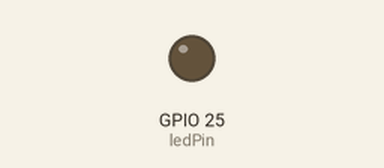
This sketch was run on a simulated ESP32. On the bench: output pins drawn as LEDs (lit = HIGH). At 1.2 s the program puts the board to deep sleep or switches it off; the recording ends there.

Above: at 0.0 s.
At 0.67 s:
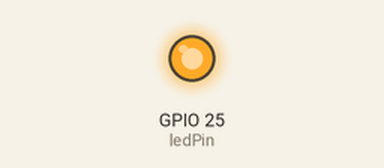
Timing chart, 0 to 1.2 s (numbered marks = the images above):
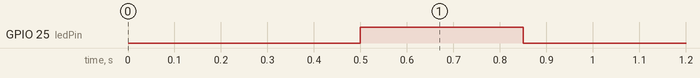

The sketch:

esp32_sleep_Timer1.ino
```cpp
/**********************************************************************************
 * TITULO: Deep Sleep demo 1
 * AUTOR: Jhimmy Astoraque Durán
 * DESCRIPCION: Este sencillo sketch demuestra como iniciar el modo de sueño profundo en un Esp32, despertarlo
 *              con el Timer y además llevar control del número de veces que el dispositivo se ha despertado.
 * CANAL YOUTUBE: https://www.youtube.com/c/jadsatv
 * © 2022
 * *******************************************************************************/

const uint8_t ledPin = 25;
const uint16_t ledBlinkTime = 350;
const uint32_t sleepTime = 4 * 1000000; // uS

RTC_DATA_ATTR int wakeUps = 0;


void setup(){
  pinMode(ledPin, OUTPUT);
  delay(500);

  wakeUps++;
  for (int i = 0; i < wakeUps; i++)
  {
      digitalWrite(ledPin, HIGH);
      delay(ledBlinkTime);
      digitalWrite(ledPin, LOW);
      delay(ledBlinkTime);
  }

  esp_sleep_enable_timer_wakeup(sleepTime);
  esp_deep_sleep_start();
}

void loop(){

}
```

Measured:
- by itself, GPIO 25 (ledPin): LOW → HIGH at 0.50 s, → LOW 0.35 s later
